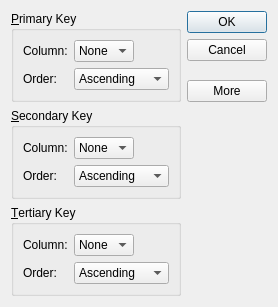
<?xml version="1.0" encoding="UTF-8"?>
<ui version="4.0">
 <class>SortDialog</class>
 <widget class="QDialog" name="SortDialog">
  <property name="geometry">
   <rect>
    <x>0</x>
    <y>0</y>
    <width>256</width>
    <height>275</height>
   </rect>
  </property>
  <property name="windowTitle">
   <string>Dialog</string>
  </property>
  <layout class="QGridLayout" name="gridLayout_4">
   <item row="0" column="0">
    <widget class="QGroupBox" name="primaryGroupBox">
     <property name="title">
      <string>&amp;Primary Key</string>
     </property>
     <layout class="QGridLayout" name="gridLayout">
      <item row="0" column="0">
       <widget class="QLabel" name="label">
        <property name="text">
         <string>Column:</string>
        </property>
       </widget>
      </item>
      <item row="0" column="1">
       <widget class="QComboBox" name="primaryColumnCombo">
        <item>
         <property name="text">
          <string>None</string>
         </property>
        </item>
       </widget>
      </item>
      <item row="0" column="2">
       <spacer name="horizontalSpacer">
        <property name="orientation">
         <enum>Qt::Horizontal</enum>
        </property>
        <property name="sizeHint" stdset="0">
         <size>
          <width>40</width>
          <height>20</height>
         </size>
        </property>
       </spacer>
      </item>
      <item row="1" column="0">
       <widget class="QLabel" name="label_2">
        <property name="text">
         <string>Order:</string>
        </property>
       </widget>
      </item>
      <item row="1" column="1" colspan="2">
       <widget class="QComboBox" name="primaryOrderCombo">
        <item>
         <property name="text">
          <string>Ascending</string>
         </property>
        </item>
        <item>
         <property name="text">
          <string>Descending</string>
         </property>
        </item>
       </widget>
      </item>
     </layout>
    </widget>
   </item>
   <item row="0" column="1" rowspan="2">
    <layout class="QVBoxLayout" name="verticalLayout">
     <item>
      <widget class="QPushButton" name="okButton">
       <property name="text">
        <string>OK</string>
       </property>
       <property name="default">
        <bool>true</bool>
       </property>
      </widget>
     </item>
     <item>
      <widget class="QPushButton" name="cancelButton">
       <property name="text">
        <string>Cancel</string>
       </property>
      </widget>
     </item>
     <item>
      <spacer name="verticalSpacer">
       <property name="orientation">
        <enum>Qt::Vertical</enum>
       </property>
       <property name="sizeHint" stdset="0">
        <size>
         <width>20</width>
         <height>0</height>
        </size>
       </property>
      </spacer>
     </item>
     <item>
      <widget class="QPushButton" name="moreButton">
       <property name="text">
        <string>More</string>
       </property>
       <property name="checkable">
        <bool>true</bool>
       </property>
      </widget>
     </item>
    </layout>
   </item>
   <item row="1" column="0">
    <spacer name="verticalSpacer_2">
     <property name="orientation">
      <enum>Qt::Vertical</enum>
     </property>
     <property name="sizeHint" stdset="0">
      <size>
       <width>20</width>
       <height>0</height>
      </size>
     </property>
    </spacer>
   </item>
   <item row="2" column="0">
    <widget class="QGroupBox" name="secondaryGroupBox">
     <property name="title">
      <string>&amp;Secondary Key</string>
     </property>
     <layout class="QGridLayout" name="gridLayout_2">
      <item row="0" column="0">
       <widget class="QLabel" name="label_3">
        <property name="text">
         <string>Column:</string>
        </property>
       </widget>
      </item>
      <item row="0" column="1">
       <widget class="QComboBox" name="secondaryColumnCombo">
        <item>
         <property name="text">
          <string>None</string>
         </property>
        </item>
       </widget>
      </item>
      <item row="0" column="2">
       <spacer name="horizontalSpacer_2">
        <property name="orientation">
         <enum>Qt::Horizontal</enum>
        </property>
        <property name="sizeHint" stdset="0">
         <size>
          <width>40</width>
          <height>20</height>
         </size>
        </property>
       </spacer>
      </item>
      <item row="1" column="0">
       <widget class="QLabel" name="label_4">
        <property name="text">
         <string>Order:</string>
        </property>
       </widget>
      </item>
      <item row="1" column="1" colspan="2">
       <widget class="QComboBox" name="secondaryOrderCombo">
        <item>
         <property name="text">
          <string>Ascending</string>
         </property>
        </item>
        <item>
         <property name="text">
          <string>Descending</string>
         </property>
        </item>
       </widget>
      </item>
     </layout>
    </widget>
   </item>
   <item row="3" column="0">
    <widget class="QGroupBox" name="tertiaryGroupBox">
     <property name="title">
      <string>&amp;Tertiary Key</string>
     </property>
     <layout class="QGridLayout" name="gridLayout_3">
      <item row="0" column="0">
       <widget class="QLabel" name="label_5">
        <property name="text">
         <string>Column:</string>
        </property>
       </widget>
      </item>
      <item row="0" column="1">
       <widget class="QComboBox" name="tertiaryColumnCombo">
        <item>
         <property name="text">
          <string>None</string>
         </property>
        </item>
       </widget>
      </item>
      <item row="0" column="2">
       <spacer name="horizontalSpacer_3">
        <property name="orientation">
         <enum>Qt::Horizontal</enum>
        </property>
        <property name="sizeHint" stdset="0">
         <size>
          <width>40</width>
          <height>20</height>
         </size>
        </property>
       </spacer>
      </item>
      <item row="1" column="0">
       <widget class="QLabel" name="label_6">
        <property name="text">
         <string>Order:</string>
        </property>
       </widget>
      </item>
      <item row="1" column="1" colspan="2">
       <widget class="QComboBox" name="tertiaryOrderCombo">
        <item>
         <property name="text">
          <string>Ascending</string>
         </property>
        </item>
        <item>
         <property name="text">
          <string>Descending</string>
         </property>
        </item>
       </widget>
      </item>
     </layout>
    </widget>
   </item>
  </layout>
 </widget>
 <tabstops>
  <tabstop>primaryColumnCombo</tabstop>
  <tabstop>primaryOrderCombo</tabstop>
  <tabstop>secondaryColumnCombo</tabstop>
  <tabstop>secondaryOrderCombo</tabstop>
  <tabstop>tertiaryColumnCombo</tabstop>
  <tabstop>tertiaryOrderCombo</tabstop>
  <tabstop>okButton</tabstop>
  <tabstop>cancelButton</tabstop>
  <tabstop>moreButton</tabstop>
 </tabstops>
 <resources/>
 <connections>
  <connection>
   <sender>moreButton</sender>
   <signal>toggled(bool)</signal>
   <receiver>secondaryGroupBox</receiver>
   <slot>setVisible(bool)</slot>
   <hints>
    <hint type="sourcelabel">
     <x>254</x>
     <y>96</y>
    </hint>
    <hint type="destinationlabel">
     <x>172</x>
     <y>181</y>
    </hint>
   </hints>
  </connection>
  <connection>
   <sender>okButton</sender>
   <signal>clicked()</signal>
   <receiver>SortDialog</receiver>
   <slot>accept()</slot>
   <hints>
    <hint type="sourcelabel">
     <x>254</x>
     <y>32</y>
    </hint>
    <hint type="destinationlabel">
     <x>245</x>
     <y>132</y>
    </hint>
   </hints>
  </connection>
  <connection>
   <sender>cancelButton</sender>
   <signal>clicked()</signal>
   <receiver>SortDialog</receiver>
   <slot>reject()</slot>
   <hints>
    <hint type="sourcelabel">
     <x>254</x>
     <y>61</y>
    </hint>
    <hint type="destinationlabel">
     <x>218</x>
     <y>185</y>
    </hint>
   </hints>
  </connection>
  <connection>
   <sender>moreButton</sender>
   <signal>toggled(bool)</signal>
   <receiver>tertiaryGroupBox</receiver>
   <slot>setVisible(bool)</slot>
   <hints>
    <hint type="sourcelabel">
     <x>192</x>
     <y>85</y>
    </hint>
    <hint type="destinationlabel">
     <x>160</x>
     <y>218</y>
    </hint>
   </hints>
  </connection>
 </connections>
</ui>
